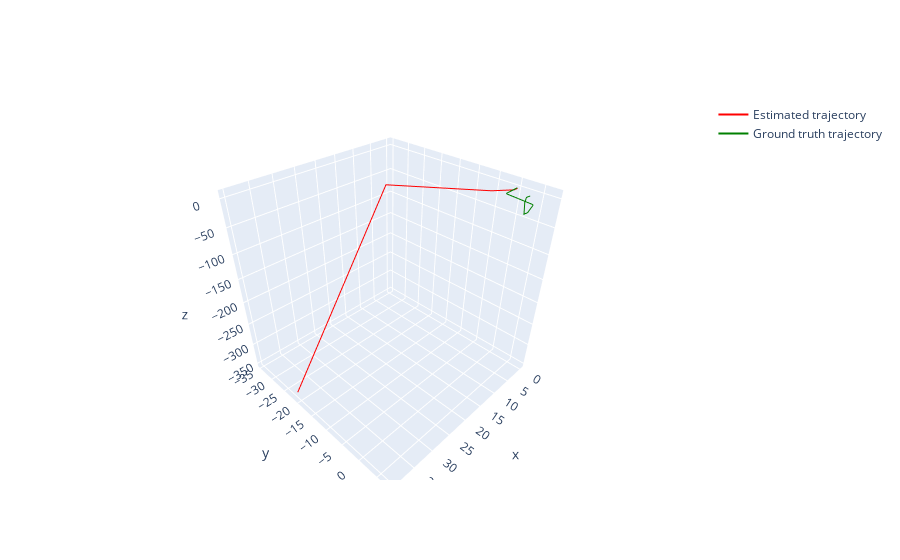

Notebook cell for this chart:
### Code cell
for i in range(2,121):
    vo.one_step(i)

trajectory = vo.get_trajectory()
poses = trajectory['poses']
positions = [list(pose[:3, 3]) for pose in poses]
print('Estimated trajectory:', positions)

trajectory = data.get_trajectory()
gt_trajectory = []
for i in range(120):
    gt_trajectory.append(trajectory[i]['ground_truth_pose'])

print('Ground truth trajectory:', gt_trajectory)

fig = go.Figure()
x_coords = [position[0] for position in positions]
y_coords = [position[1] for position in positions]
z_coords = [position[2] for position in positions]
fig.add_trace(go.Scatter3d(x=x_coords, y=y_coords, z=z_coords, mode='lines', name='Estimated trajectory', line=dict(color='red')))

x_coords = [position[0] for position in gt_trajectory]
y_coords = [position[1] for position in gt_trajectory]
z_coords = [position[2] for position in gt_trajectory]
fig.add_trace(go.Scatter3d(x=x_coords, y=y_coords, z=z_coords, mode='lines', name='Ground truth trajectory', line=dict(color='green')))

fig.show()
